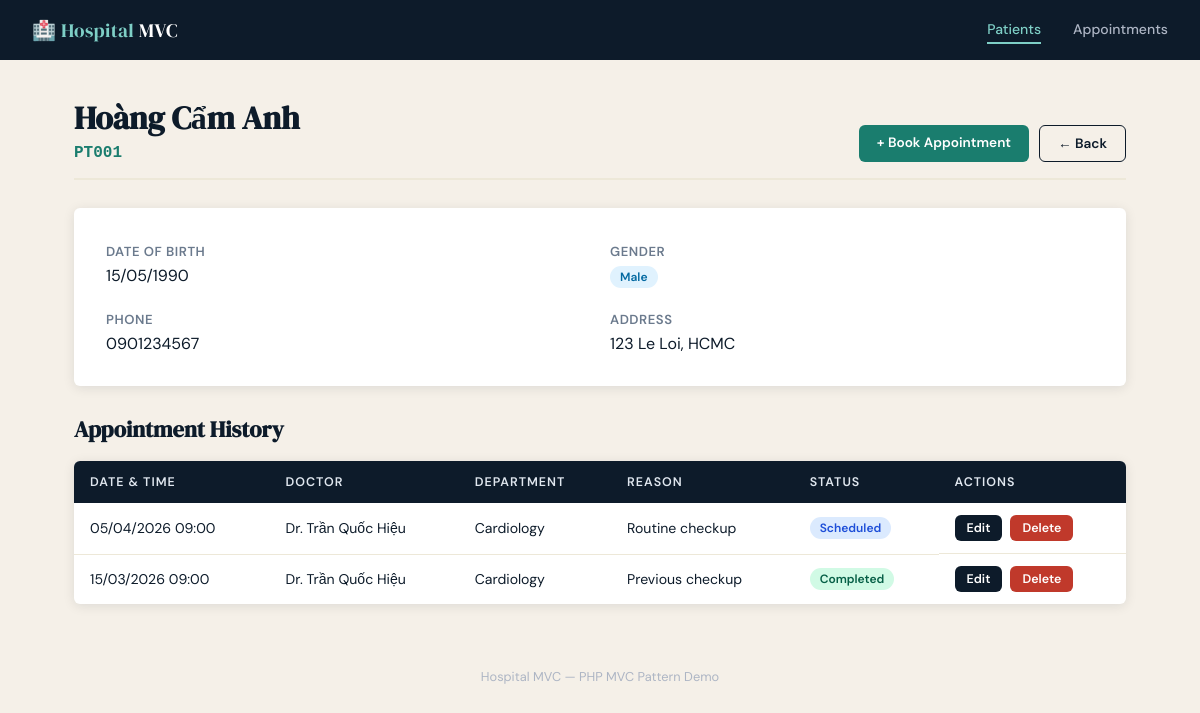
/index.php?controller=patient&action=show&id=1, run on the app's committed database.
### tables this page shows
CREATE TABLE IF NOT EXISTS patients (
    id INT AUTO_INCREMENT PRIMARY KEY,
    patient_code VARCHAR(20) NOT NULL UNIQUE,
    full_name VARCHAR(100) NOT NULL,
    date_of_birth DATE,
    gender ENUM('Male', 'Female', 'Other') DEFAULT 'Other',
    phone VARCHAR(20),
    address VARCHAR(200),
    created_at TIMESTAMP DEFAULT CURRENT_TIMESTAMP
);

CREATE TABLE IF NOT EXISTS appointments (
    id INT AUTO_INCREMENT PRIMARY KEY,
    patient_id INT NOT NULL,
    doctor_name VARCHAR(100) NOT NULL,
    appointment_date DATETIME NOT NULL,
    department VARCHAR(100) NOT NULL,
    reason TEXT,
    status ENUM('Scheduled', 'Completed', 'Cancelled') DEFAULT 'Scheduled',
    created_at TIMESTAMP DEFAULT CURRENT_TIMESTAMP,
    CONSTRAINT fk_patient FOREIGN KEY (patient_id)
        REFERENCES patients(id) ON DELETE CASCADE
);

### PatientController.php (called while the page is built, shortened)
<?php
require_once __DIR__ . '/../models/PatientModel.php';
require_once __DIR__ . '/../models/AppointmentModel.php';
class PatientController {
    private PatientModel $model;
    private AppointmentModel $appointmentModel;
    public function __construct() {
        $this->model = new PatientModel();
        $this->appointmentModel = new AppointmentModel();
    }
    public function show(): void {
        $id = (int)($_GET['id'] ?? 0);
        $patient = $this->model->getById($id);
        $appointments = $this->appointmentModel->getByPatientId($id);
        require __DIR__ . '/../views/patients/show.php';
    }
}

### index.php (called while the page is built, shortened)
<?php
$action        = $_GET['action']     ?? 'index';
$controller = new $controllerClass();
$controller->$action();

### database.php (called while the page is built)
<?php
function getConnection(): PDO {
    $host   = 'localhost';
    $dbname = 'hospital_db';
    $user   = 'root';
    $pass   = '';
    try {
        $pdo = new PDO("mysql:host=$host;dbname=$dbname;charset=utf8mb4", $user, $pass);
        $pdo->setAttribute(PDO::ATTR_ERRMODE, PDO::ERRMODE_EXCEPTION);
        $pdo->setAttribute(PDO::ATTR_DEFAULT_FETCH_MODE, PDO::FETCH_ASSOC);
        return $pdo;
    } catch (PDOException $e) {
        die("Database connection failed: " . $e->getMessage());
    }
}

### PatientModel.php (called while the page is built, shortened)
<?php
require_once __DIR__ . '/../config/database.php';
class PatientModel {
    private PDO $pdo;
    public function __construct() {
        $this->pdo = getConnection();
    }
    public function getById(int $id): array|false {
        $stmt = $this->pdo->prepare("SELECT * FROM patients WHERE id = ?");
        $stmt->execute([$id]);
        return $stmt->fetch();
    }
}

### AppointmentModel.php (called while the page is built, shortened)
<?php
require_once __DIR__ . '/../config/database.php';
class AppointmentModel {
    private PDO $pdo;
    public function __construct() {
        $this->pdo = getConnection();
    }
    public function getByPatientId(int $patientId): array {
        $stmt = $this->pdo->prepare(
            "SELECT * FROM appointments WHERE patient_id = ? ORDER BY appointment_date DESC"
        );
        $stmt->execute([$patientId]);
        return $stmt->fetchAll();
    }
}

### show.php (the view, shortened to what this page needs)
<?php require __DIR__ . '/../partials/header.php'; ?>
<div class="page-header">
    <div>
        <h1><?= htmlspecialchars($patient['full_name']) ?></h1>
        <p class="td-code" style="font-family:monospace;font-size:1rem;color:#1a7d6e;"><?= htmlspecialchars($patient['patient_code']) ?></p>
    </div>
    <div style="display:flex;gap:10px;">
        <a href="index.php?controller=appointment&action=create&patient_id=<?= $patient['id'] ?>" class="btn btn-teal">+ Book Appointment</a>
        <a href="index.php?controller=patient&action=index" class="btn btn-outline">← Back</a>
    </div>
</div>
<div class="form-card" style="margin-bottom:28px;">
    <div class="form-grid">
        <div><label>Date of Birth</label><p style="margin-top:4px;"><?= $patient['date_of_birth'] ? date('d/m/Y', strtotime($patient['date_of_birth'])) : '—' ?></p></div>
        <div><label>Gender</label><p style="margin-top:4px;"><?php $g = strtolower($patient['gender']); ?><span class="badge badge-<?= $g ?>"><?= htmlspecialchars($patient['gender']) ?></span></p></div>
        <div><label>Phone</label><p style="margin-top:4px;"><?= htmlspecialchars($patient['phone'] ?: '—') ?></p></div>
        <div><label>Address</label><p style="margin-top:4px;"><?= htmlspecialchars($patient['address'] ?: '—') ?></p></div>
    </div>
</div>
<h2 style="font-family:'DM Serif Display',serif;font-size:1.4rem;margin-bottom:16px;">Appointment History</h2>
<div class="card">
    <table>
        <thead>
            <tr>
                <th>Date & Time</th>
                <th>Doctor</th>
                <th>Department</th>
                <th>Reason</th>
                <th>Status</th>
                <th>Actions</th>
            </tr>
        </thead>
        <tbody>
            <?php if (count($appointments) > 0): ?>
                <?php foreach ($appointments as $a): ?>
                <tr>
                    <td><?= date('d/m/Y H:i', strtotime($a['appointment_date'])) ?></td>
                    <td><?= htmlspecialchars($a['doctor_name']) ?></td>
                    <td><?= htmlspecialchars($a['department']) ?></td>
                    <td><?= htmlspecialchars($a['reason'] ?: '—') ?></td>
                    <td>
                        <?php $s = strtolower($a['status']); ?>
                        <span class="badge badge-<?= $s ?>"><?= htmlspecialchars($a['status']) ?></span>
                    </td>
                    <td class="td-actions">
                        <a href="index.php?controller=appointment&action=edit&id=<?= $a['id'] ?>" class="btn btn-sm btn-ink">Edit</a>
                        <a href="index.php?controller=appointment&action=delete&id=<?= $a['id'] ?>" class="btn btn-sm btn-red"
                           onclick="return confirm('Delete this appointment?')">Delete</a>
                    </td>
                </tr>
                <?php endforeach; ?>
            <?php endif; ?>
        </tbody>
    </table>
</div>
<?php require __DIR__ . '/../partials/footer.php'; ?>

### header.php (style rules this page uses)
:root { --ink: #0d1b2a; --paper: #f5f0e8; --cream: #ede8d8; --teal: #1a7d6e; --teal2: #145f54; --red: #c0392b; --gold: #b8860b; --muted: #6b7a8d; --white: #ffffff; --radius: 6px; --shadow: 0 2px 12px rgba(13,27,42,0.10); }
*, *::before, *::after { box-sizing: border-box; margin: 0; padding: 0; }
body { font-family: 'DM Sans', sans-serif; background-color: var(--paper); color: var(--ink); min-height: 100vh; }
.page-header { display: flex; justify-content: space-between; align-items: flex-end; margin-bottom: 28px; border-bottom: 2px solid var(--cream); padding-bottom: 16px; }
.page-header h1 { font-family: 'DM Serif Display', serif; font-size: 2rem; color: var(--ink); }
.page-header p { color: var(--muted); font-size: 0.9rem; margin-top: 4px; }
.btn { display: inline-block; padding: 9px 18px; border-radius: var(--radius); font-size: 0.85rem; font-weight: 600; text-decoration: none; border: none; cursor: pointer; transition: filter .15s, transform .1s; }
.btn-teal { background: var(--teal); color: #fff; }
.btn-ink { background: var(--ink); color: #fff; }
.btn-red { background: var(--red); color: #fff; }
.btn-outline { background: transparent; color: var(--ink); border: 1.5px solid var(--ink); }
.btn-sm { padding: 5px 12px; font-size: 0.78rem; }
.card { background: var(--white); border-radius: var(--radius); box-shadow: var(--shadow); overflow: hidden; }
table { width: 100%; border-collapse: collapse; }
thead th { background: var(--ink); color: #e0e7ef; padding: 13px 16px; text-align: left; font-size: 0.78rem; letter-spacing: 0.08em; text-transform: uppercase; font-weight: 600; }
tbody td { padding: 12px 16px; border-bottom: 1px solid var(--cream); font-size: 0.88rem; vertical-align: middle; }
tbody tr:last-child td { border-bottom: none; }
.td-code { font-family: monospace; font-weight: 700; color: var(--teal2); }
.td-actions { display: flex; gap: 8px; }
.badge { display: inline-block; padding: 3px 10px; border-radius: 20px; font-size: 0.75rem; font-weight: 600; }
.badge-scheduled { background: #dbeafe; color: #1d4ed8; }
.badge-completed { background: #d1fae5; color: #065f46; }
.badge-male { background: #e0f2fe; color: #0369a1; }
.form-card { background: var(--white); border-radius: var(--radius); box-shadow: var(--shadow); padding: 32px; }
.form-grid { display: grid; grid-template-columns: 1fr 1fr; gap: 20px; }
label { font-size: 0.82rem; font-weight: 600; color: var(--muted); letter-spacing: 0.04em; text-transform: uppercase; }

### data on the page
patients: full_name "Hoàng Cẩm Anh", patient_code "PT001", date_of_birth "15/05/1990", gender "Male", phone "0901234567", address "123 Le Loi, HCMC"
appointments: appointment_date "05/04/2026 09:00", doctor_name "Dr. Trần Quốc Hiệu", department "Cardiology", reason "Routine checkup", status "Scheduled"
appointments: appointment_date "15/03/2026 09:00", doctor_name "Dr. Trần Quốc Hiệu", department "Cardiology", reason "Previous checkup", status "Completed"
